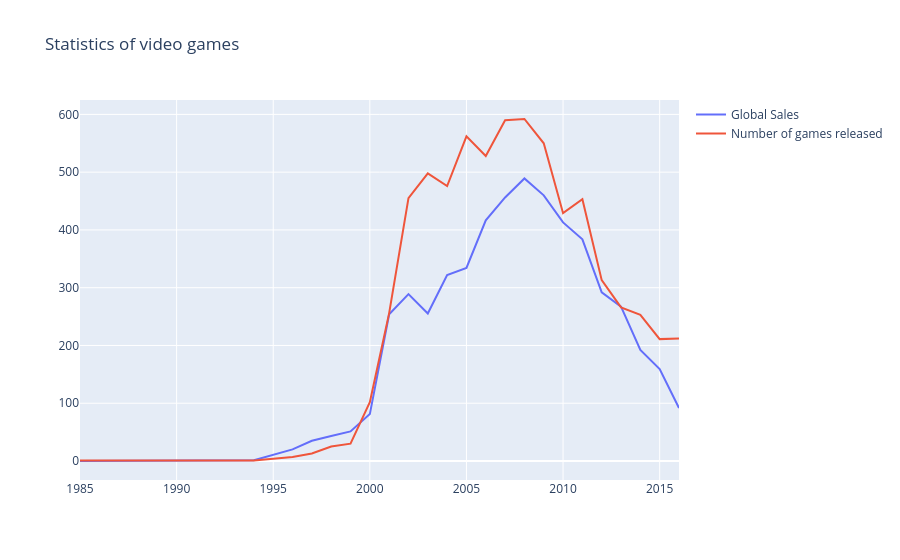
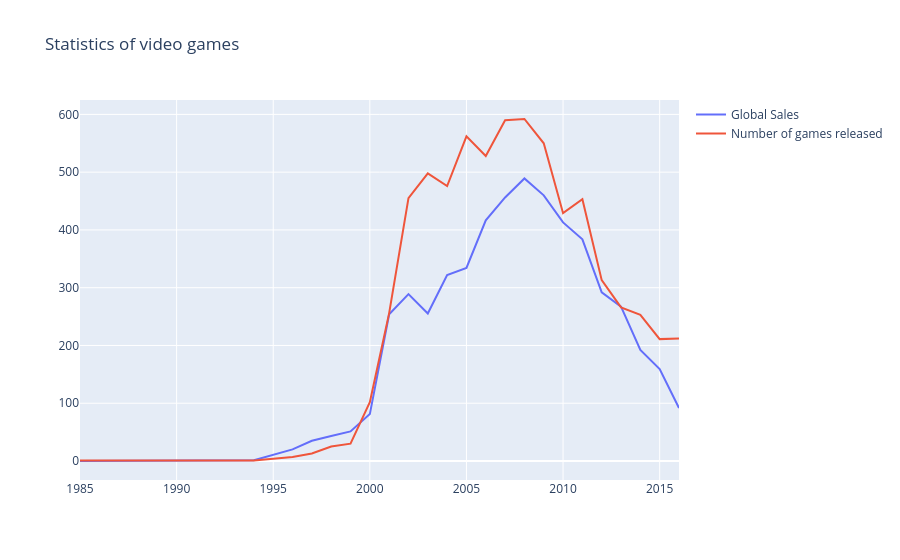

The notebook cell these images were saved under, in order:
### Code cell
#create a line (trace) for the global sales
trace0 = go.Scatter(x=years_df.index, y=years_df["Global_Sales"], name="Global Sales")

#create a line (trace) for the no of games released
trace1 = go.Scatter(x=years_df.index, y=years_df["Number_of_Games"], name="Number of games released")

#define the data array
data = [trace0, trace1]

#Set the title
layout = {"title" : "Statistics of video games"}

#create a figure and plot it
fig = go.Figure(data=data, layout=layout)

#in jupiter notebook the following should work
iplot(fig, show_link=False)

#in jupiter book we save the plot offline and then render it with Iframe
plotly_depict_figure_as_iframe(fig, title="topic2_part2_plot1")

### Figure 1 — Plotly figure (JSON) as saved in the notebook; plotly's stock layout.template omitted (floating-point values rounded to 4 significant figures)
{"data": [{"name": "Global Sales", "type": "scatter", "x": [1985, 1988, 1992, 1994, 1996, 1997, 1998, 1999, 2000, 2001, 2002, 2003, 2004, 2005, 2006, 2007, 2008, 2009, 2010, 2011, 2012, 2013, 2014, 2015, 2016], "y": [0.03, 0.03, 0.03, 1.27, 20.1, 35.01, 43.18, 51.17, 81.24, 253.9, 288.8, 255.3, 321.8, 334.3, 416.7, 456.2, 489.1, 459.9, 413.0, 383.7, 291.9, 267.2, 192.4, 159.2, 91.56]}, {"name": "Number of games released", "type": "scatter", "x": [1985, 1988, 1992, 1994, 1996, 1997, 1998, 1999, 2000, 2001, 2002, 2003, 2004, 2005, 2006, 2007, 2008, 2009, 2010, 2011, 2012, 2013, 2014, 2015, 2016], "y": [1, 1, 1, 1, 7, 13, 25, 30, 102, 256, 455, 498, 476, 562, 528, 590, 592, 550, 429, 453, 313, 266, 253, 211, 212]}], "layout": {"title": {"text": "Statistics of video games"}}}

### Figure 2 — Plotly figure (JSON) as saved in the notebook; plotly's stock layout.template omitted (floating-point values rounded to 4 significant figures)
{"data": [{"name": "Global Sales", "type": "scatter", "x": [1985, 1988, 1992, 1994, 1996, 1997, 1998, 1999, 2000, 2001, 2002, 2003, 2004, 2005, 2006, 2007, 2008, 2009, 2010, 2011, 2012, 2013, 2014, 2015, 2016], "y": [0.03, 0.03, 0.03, 1.27, 20.1, 35.01, 43.18, 51.17, 81.24, 253.9, 288.8, 255.3, 321.8, 334.3, 416.7, 456.2, 489.1, 459.9, 413.0, 383.7, 291.9, 267.2, 192.4, 159.2, 91.56]}, {"name": "Number of games released", "type": "scatter", "x": [1985, 1988, 1992, 1994, 1996, 1997, 1998, 1999, 2000, 2001, 2002, 2003, 2004, 2005, 2006, 2007, 2008, 2009, 2010, 2011, 2012, 2013, 2014, 2015, 2016], "y": [1, 1, 1, 1, 7, 13, 25, 30, 102, 256, 455, 498, 476, 562, 528, 590, 592, 550, 429, 453, 313, 266, 253, 211, 212]}], "layout": {"title": {"text": "Statistics of video games"}}}
